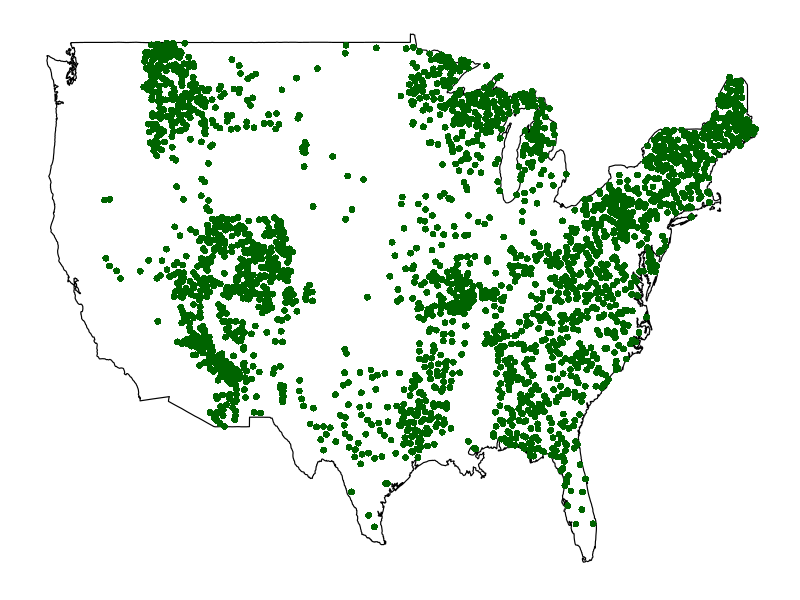

This chart was generated by the following R code:
d <- read.csv("analysis_data/Trees.Soils.csv")
d<- subset(d,d$latitude<50)

require(grid)
require(ggplot2)

png(filename='Figures/site.map.png',width=11,height=8,units='in',res=300)

mp <- NULL
#grab world map and choose colors
mapWorld <- borders("usa", colour='black',fill='white', lwd=0.4)
mp <- ggplot() +   mapWorld
#add points to map
mp <- mp+ geom_point(aes(x=d$longitude, y=d$latitude) ,color='dark green', size=2,pch=16) 
#change up bacground gridlines, labels and colors.
mp<- mp + theme(axis.text.y=element_blank(),
                axis.text.x=element_blank(),
                axis.title.y=element_blank(),
                axis.title.x=element_blank(),
                axis.ticks=element_blank(), 
                panel.background = element_rect(fill='white'),
                plot.background = element_rect(fill='white'),
                panel.grid.major=element_blank(),
                panel.grid.minor=element_blank())
mp

dev.off()